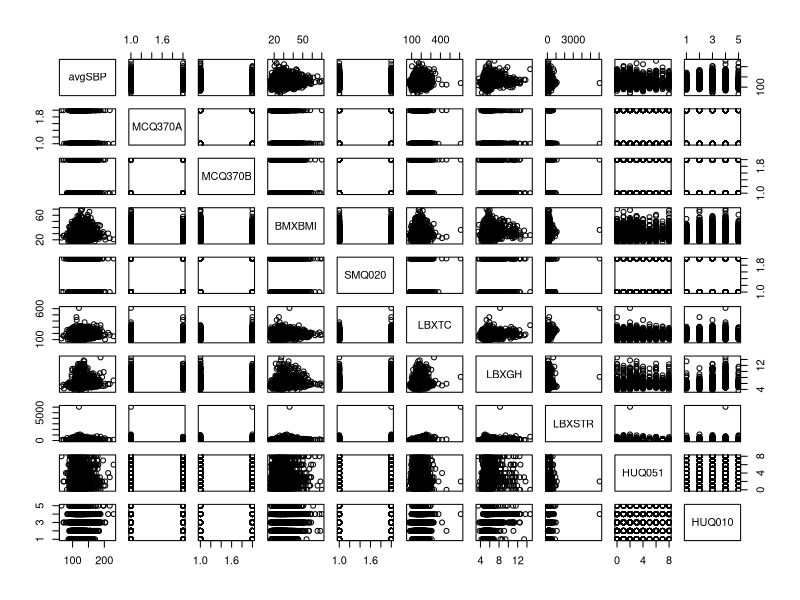
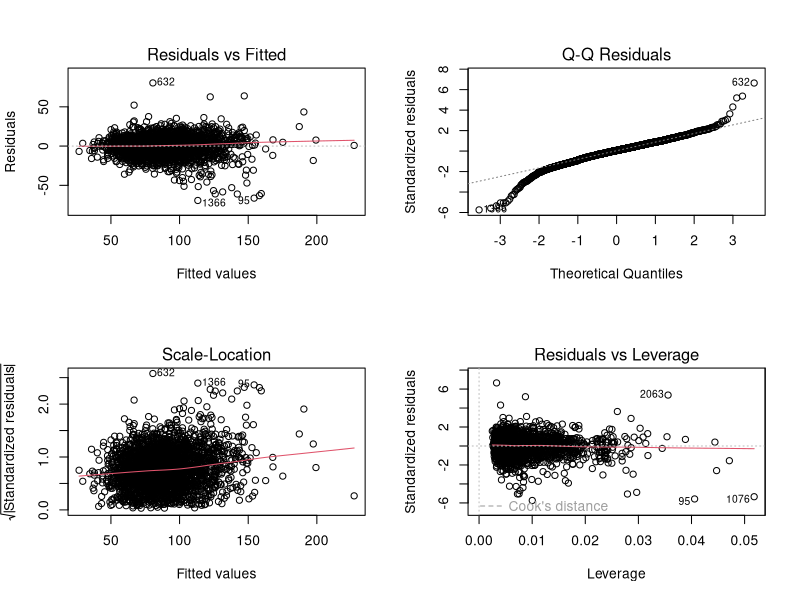

Reproduce these figures in R, in order. (Note: this script raises an error after producing the figures.)
#Libraries
library(tidyverse)
library(glmnet)
library(randomForest)
library(caret)
#library(MASS)

#Read Filtered Data
filtered_df <- read.csv("Filtered Data.csv")
filtered_df <- filtered_df[,-1] #remove rowID read in

#Selection of Indepenent Variables
variables <- c(  "X", #Respondent ID
                 "LBXAPB", #Apo B, dependent variable
                 "avgSBP", #Calculated Average SBP during processing script
                 "MCQ370A", #Controlling or losing weight?
                 "MCQ370B", #Increasing exercise?
                 "BMXBMI", #BMI
                 "SMQ020", #Tobacco Use
                 "LBXTC", #Total Cholesterol
                 "LBXGH", #A1c
                 "LBXSTR", #Triglycerides
                 "HUQ051", #Number of times received healthcare over last year
                 "HUQ010") #Health Quality 1-5

df <- filtered_df %>% select(any_of(variables))

#Exploratory Analysis/QC
df %>% select(-c(X,LBXAPB)) %>% plot()
df %>% select(-c(X,LBXAPB)) %>% cor()

#MCQ370A and MCQ370B highly correlated at 0.47, remove MCQ370B
#MCQ370A and BMI negatively correlated at -.23, keep
#Triglycerides and TC correlated at 0.35, keep due to pathophysiologic plausability
#HUQ010 and HUQ051 correlated at 0.22, keep
df <- df %>% select(-MCQ370B)

#Remove Outliers in LBXTC and LBXSTR
head(sort(df$LBXTC,decreasing=T))
head(sort(df$LBXSTR,decreasing=T))

df <- df %>% filter(LBXTC != 612 | LBXSTR != 6057)

#Scale Continuous Variables
scaled_df <- df %>% select(-c(X,LBXAPB,MCQ370A,SMQ020,HUQ051,HUQ010)) %>% scale()

#Set Dummy Variables to 0/1 instead of 1/2
dummy_df <- df  %>% select(c(MCQ370A,SMQ020)) 
dummy_df$MCQ370A <- dummy_df$MCQ370A - 1
dummy_df$SMQ020 <- dummy_df$SMQ020 - 1

#Create Multiple Indicator Variables
df$HUQ010 <- factor(df$HUQ010)
df$HUQ051 <- factor(df$HUQ051)
indicator_df <- df %>% select(c(HUQ051, HUQ010)) %>%
  data.frame(., model.matrix( ~ HUQ010 + HUQ051, .)[, -1]) %>%
  select(!c(HUQ051, HUQ010))

#Combine back into dataframe
model_df <- cbind(df$LBXAPB,scaled_df,dummy_df,indicator_df)
colnames(model_df)[1] <- "LBXAPB"

# Build the main linear regression model and check residuals
model_main <- lm(LBXAPB ~ ., data = model_df)
summary(model_main)
par(mfrow = c(2, 2))
plot(model_main)


# Stepwise model selection
full_model <- lm(LBXAPB ~ ., data = model_df)

library(MASS)
stepwise_model <- stepAIC(full_model, direction = "both")
summary(stepwise_model)

# ElasticNet

x <- model.matrix(~ avgSBP + MCQ370A + BMXBMI + SMQ020 + LBXTC + LBXGH + LBXSTR + HUQ051 + HUQ010, data = model_df)[,-1]
y <- model_df$LBXAPB

cv_model_full <- cv.glmnet(x, y, alpha = 0.5) 
plot(cv_model_full)
#Optimal lambda is chosen based on the cross-validation result.I think this should be 2 here but will double check.



#Random Forest Analysis
set.seed(715)

#dichotomize ApoB to < 100 vs >= 100
rf_df <- df
rf_df$APOB_cat <- ""
rf_df$APOB_cat[rf_df$LBXAPB >= 100] <- 1
rf_df$APOB_cat[rf_df$LBXAPB < 100] <- 0
rf_df$APOB_cat <- factor(rf_df$APOB_cat)
rf_df <- rf_df %>% select(-c(X,LBXAPB))

#Split into 4:1 test/train data
train_index <- createDataPartition(rf_df$APOB_cat, p=0.8, list=F)
train_df <- rf_df[train_index,]
test_df <- rf_df[-train_index,]

#Train RF Model
rf_model <- randomForest(APOB_cat~.,data=train_df,ntree=500,importance=T)

#Predictions on Test Dataset
predictions <- predict(rf_model,newdata = test_df)

#Confusion Matrix
conf_matrix <- confusionMatrix(predictions,test_df$APOB_cat)

conf_matrix

importance_values <- importance(rf_model)

importance_values
